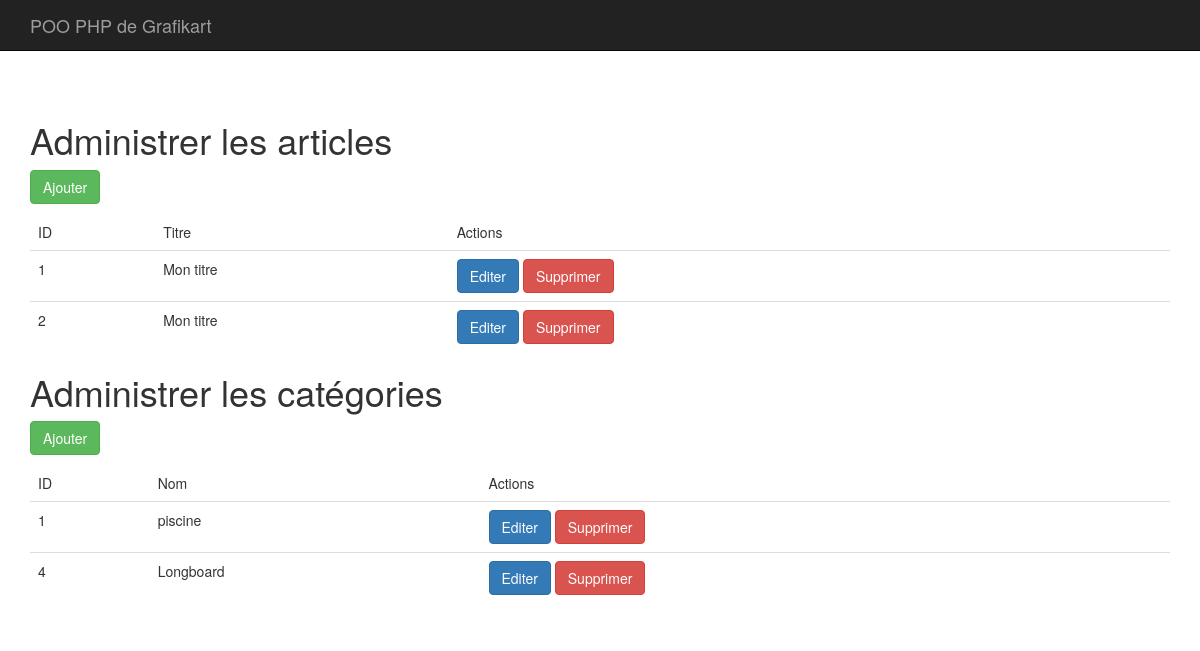
/admin.php (signed in), run on the app's committed database.
### tables this page shows
CREATE TABLE IF NOT EXISTS `articles` (
  `id` int(11) NOT NULL AUTO_INCREMENT,
  `titre` varchar(255) DEFAULT NULL,
  `contenu` longtext,
  `date` datetime DEFAULT NULL,
  `category_id` varchar(255) DEFAULT NULL,
  PRIMARY KEY (`id`)
);

CREATE TABLE IF NOT EXISTS `categorie` (
  `id` int(11) NOT NULL AUTO_INCREMENT,
  `titre` varchar(255) DEFAULT NULL,
  PRIMARY KEY (`id`)
);

### app/App.php (called while the page is built, shortened)
<?php
class App{
    private static $_instance ;
    private $db_instance;
    public static function getInstance(){
        if(is_null(self::$_instance)){
            self::$_instance = new App();
        }
        return self::$_instance;
    }
    public static function load(){
        require ROOT . '/app/Autoloader.php';
        require ROOT . '/core/Autoloader.php';
    }
    public function getTable($name){
        return new $class_name($this->getDb());
    }
    public function getDb(){
        $config = Config::getInstance(ROOT . '/config/config.php');
        if(is_null($this->db_instance)){
            $this->db_instance =  new MysqlDatabase($config->get('db_name'),$config->get('db_user'),$config->get('db_pass'),$config->get('db_host'));
        }
        return $this->db_instance;
    }
}

### app/Autoloader.php (called while the page is built, shortened)
<?php
class Autoloader{
    static function autoload($class)
    {
        if(strpos($class,__NAMESPACE__.'\\') === 0) {
            $class = str_replace(__NAMESPACE__ . '\\', '', $class);
        }
    }
}

### core/Autoloader.php (called while the page is built, shortened)
<?php
    class Autoloader{
        static function autoload($class)
        {
            if(strpos($class,__NAMESPACE__.'\\') === 0) {
                $class = str_replace(__NAMESPACE__ . '\\', '', $class);
            }
        }
    }

### core/Config.php (called while the page is built, shortened)
<?php
class Config{
    private $settings = [];
    private static $_instance;
    public static function getInstance($file){
        if(is_null(self::$_instance)){
            self::$_instance = new Config($file);
        }
        return self::$_instance;
    }
    public function __construct($file){
        $this->settings = require($file);
    }
    public function get($key){
        return $this->settings[$key];
    }
}

### config/config.php (called while the page is built)
<?php
return array(
    "db_user" => "root",
    "db_pass" => "",
    "db_host" => "localhost",
    "db_name" => "blog"
);

### core/Table/Table.php (called while the page is built, shortened)
<?php
class Table
{
    protected $table;
    protected $db;
    public function __construct(\Core\Database\MysqlDatabase $db){
        $this->db = $db;
        if(is_null($this->table)){
            $parts = explode('\\',get_class($this));
            $class_name = end($parts);
            $this->table = strtolower(str_replace('Table','',$class_name));
        }
    }
    public function all(){
        return $this->query('SELECT * FROM '. $this->table);
    }
    public function query($statement, $attributes = null, $one = false){
        if($attributes){
            return $this->db->prepare(
                $statement,
                $attributes,
                str_replace('Table','Entity',get_class($this)),
                $one
            );
        } else{
            return $this->db->query(
                $statement,
                str_replace('Table','Entity',get_class($this)),
                $one
            );
        }
}
}

### core/Database/MysqlDatabase.php (called while the page is built, shortened)
<?php
class MysqlDatabase extends Database{
    private $pdo;
    private function getPDO(){
        if($this->pdo === null) {
            $pdo = new PDO('mysql:dbname=blog;host=localhost', 'root', '');
            $pdo->setAttribute(PDO::ATTR_ERRMODE, PDO::ERRMODE_EXCEPTION);
            $this->pdo = $pdo;
        }
        return $this->pdo;
    }
    public function query($statement, $class_name = null,$one = false){
        $res = $this->getPDO()->query($statement);
        if($class_name === null){
            $res->setFetchMode(PDO::FETCH_OBJ);
        }else{
            $res->setFetchMode(PDO::FETCH_CLASS,$class_name);
        }
        if($one){
            $datas = $res->fetch();
        }else{
            $datas = $res->fetchAll();
        }
        return $datas;
    }
}

### pages/admin/posts/index.php (the view, shortened to what this page needs)
<?php
$posts = App::getInstance()->getTable('Post')->all();
$categorie = App::getInstance()->getTable('Categorie')->all();
?>
<h1>Administrer les articles</h1>
<p>
    <a href="?p=posts.add" class="btn btn-success">Ajouter</a>
</p>
<table class="table">
    <thead>
    <tr>
        <td>ID</td>
        <td>Titre</td>
        <td>Actions</td>
    </tr>
    </thead>
    <tbody>
    <?php foreach($posts as $post) : ?>
    <tr>
        <td><?= $post->id; ?></td>
        <td><?= $post->titre; ?></td>
        <td>
            <a class="btn btn-primary" href="?p=posts.edit&id=<?= $post->id; ?>">Editer</a>
            <form action="?p=posts.delete" method="post" style="display:inline;">
                <button type="submit" class="btn btn-danger" href="?p=posts.delete&id=<?= $post->id ; ?>" >Supprimer</button>
            </form>
        </td>
    </tr>
    <?php endforeach; ?>
    </tbody>
</table>
<h1>Administrer les catégories</h1>
<p>
    <a href="?p=categorie.add" class="btn btn-success">Ajouter</a>
</p>
<table class="table">
    <thead>
    <tr>
        <td>ID</td>
        <td>Nom</td>
        <td>Actions</td>
    </tr>
    </thead>
    <tbody>
    <?php foreach($categorie as $categories) : ?>
        <tr>
            <td><?= $categories->id; ?></td>
            <td><?= $categories->titre; ?></td>
            <td>
                <a class="btn btn-primary" href="?p=categorie.edit&id=<?= $categories->id; ?>">Editer</a>
                <form action="?p=categorie.delete" method="post" style="display:inline;">
                    <button type="submit" class="btn btn-danger" href="?p=categorie.delete&id=<?= $categories->id ; ?>" >Supprimer</button>
                </form>
            </td>
        </tr>
    <?php endforeach; ?>
    </tbody>
</table>

### data on the page
articles: id "1", titre "Mon titre"
articles: id "2", titre "Mon titre"
categorie: id "1", titre "piscine"
categorie: id "4", titre "Longboard"
